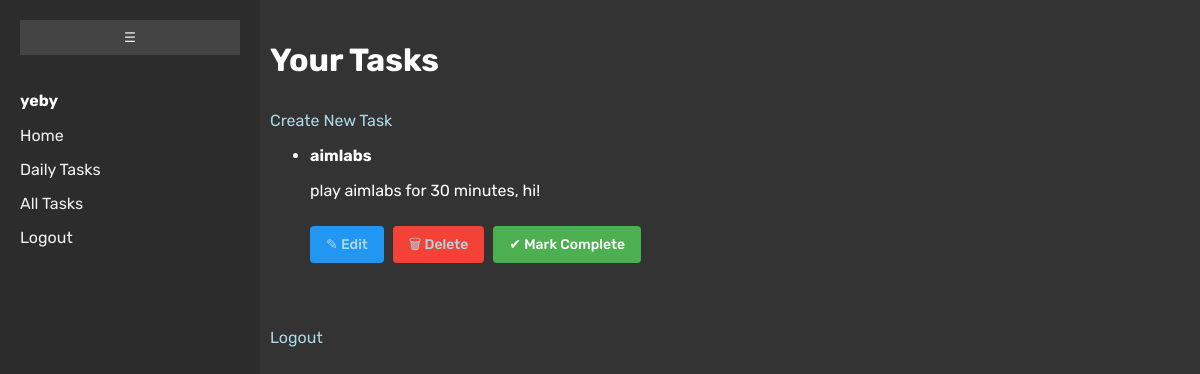
The page /tasks/ (signed in) on the database as committed earlier.
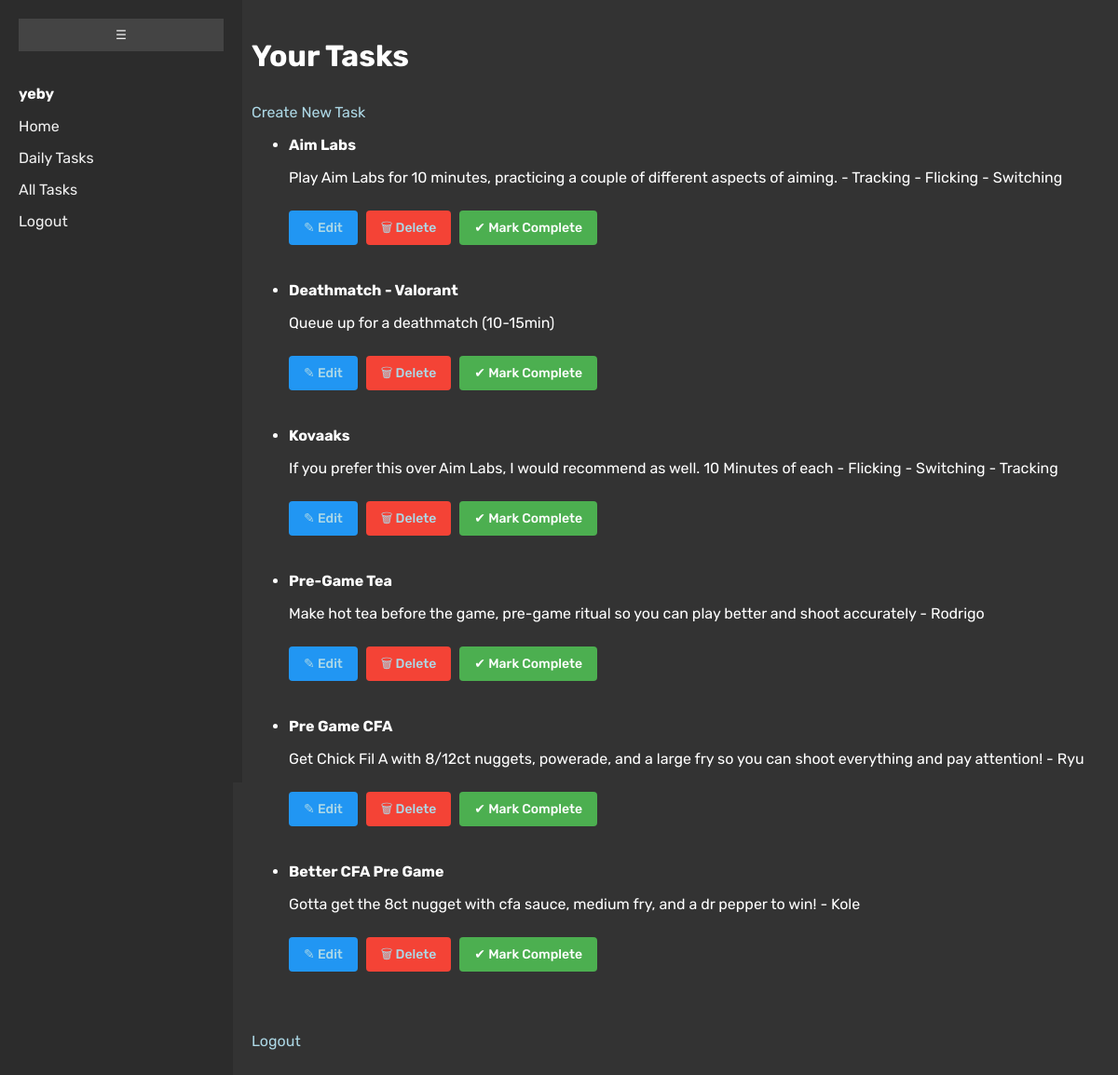
The same page on the database as committed later.
### tasks/models.py (models this page shows, shortened)
class Task(models.Model):
    user = models.ForeignKey(User, on_delete=models.CASCADE)
    title = models.CharField(max_length=255)
    description = models.TextField(blank=True)
    created_at = models.DateTimeField(auto_now_add=True)
    completed = models.BooleanField(default=False)
    is_daily = models.BooleanField(default=False)
    completed_at = models.DateTimeField(null=True, blank=True)

### tasks/views.py (the view)
# urls.py: path('', views.task_list, name='task_list'),
@login_required
def task_list(request):
    tasks = Task.objects.filter(user=request.user)
    return render(request, 'tasks/task_list.html', {'tasks': tasks})

### templates/tasks/task_list.html (shortened to what this page needs)
{% load static %}
<!DOCTYPE html>
<html>
    <head>
            <link rel="stylesheet" type="text/css" href="{% static 'css/style.css' %}">
            <link rel="stylesheet" type="text/css" href="{% static 'css/forms.css' %}">
    </head>
    <body>
        {% include 'partials/navbar.html' %}
        <div class="content">
        <h1>Your Tasks</h1>
        <a href="{% url 'task_create' %}">Create New Task</a>
        <ul>
            {% for task in tasks %}
                <li style="margin-bottom: 20px;">
                    <strong>{{ task.title }}</strong>
                    <p>{{ task.description }}</p>
                    <a href="{% url 'task_update' task.id %}" class="btn edit-btn">✎ Edit</a>
                    <a href="{% url 'task_delete' task.id %}" class="btn delete-btn">🗑 Delete</a>
                    {% if task.completed %}
                        <span style="color: #4CAF50;">✔ Completed</span>
                    {% else %}
                        <form method="POST" action="{% url 'task_complete' task.id %}" class="inline-form">
                            <button type="submit" class="btn complete-btn">✔ Mark Complete</button>
                        </form>
                    {% endif %}
                </li>
                <br>
            {% endfor %}
        </ul>
        <p><a href="{% url 'logout' %}">Logout</a></p>
        </div>
    </body>
</html>

### templates/partials/navbar.html (shortened to what this page needs)
{% load static %}
<div class="sidebar" id="sidebar">
  <button class="toggle-btn" id="toggleBtn">☰</button>
  {% if user.is_authenticated %}
    <p style="color: #fff; font-weight: bold;">{{ user.username }}</p>
    <a href="{% url 'home' %}"><span class="link-text">Home</span></a>
    <a href="{% url 'daily_tasks' %}"><span class="link-text">Daily Tasks</span></a>
    <a href="{% url 'task_list' %}"><span class="link-text">All Tasks</span></a>
    <a href="{% url 'logout' %}"><span class="link-text">Logout</span></a>
  {% else %}
    <a href="{% url 'home' %}"><span class="link-text">Home</span></a>
    <a href="{% url 'login' %}"><span class="link-text">Login</span></a>
    <a href="{% url 'signup' %}"><span class="link-text">Sign Up</span></a>
  {% endif %}
</div>

### static/css/style.css (style rules this page uses)
html, body { background-color: #2c2c2c; margin: 0; padding: 0; font-family: 'Rubik', sans-serif; }
.content { margin-left: 250px; padding: 20px; background-color: #333; min-height: 100vh; color: #fff; transition: margin-left 0.3s; }
.btn { display: inline-block; padding: 8px 16px; border: none; border-radius: 4px; text-decoration: none; font-weight: 500; color: white; cursor: pointer; margin-right: 5px; font-size: 14px; line-height: 1.5; transition: background-color 0.2s ease; }
.btn:where(button) { font-family: inherit; appearance: none; -webkit-appearance: none; background: none; }
.edit-btn { background-color: #2196F3; }
.delete-btn { background-color: #f44336; }
.complete-btn { background-color: #4CAF50; }
li form { display: inline; }

### static/css/forms.css (style rules this page uses)
html, body { margin: 0; padding: 0; font-family: 'Rubik', sans-serif; }
.content { margin-left: 250px; padding: 20px; background-color: #333; min-height: 100vh; color: #fff; transition: margin-left 0.3s; }
.content a { display: inline-block; margin-top: 10px; color: lightblue; text-decoration: none; }

### templates/partials/navbar.html (style rules this page uses)
.sidebar { width: 220px; height: 100vh; background-color: #2c2c2c; padding: 20px; position: fixed; top: 0; left: 0; transition: width 0.3s, padding 0.3s; overflow: hidden; font-family: 'Rubik', sans-serif; }
.sidebar p, .sidebar a { transition: opacity 0.3s, visibility 0.3s; }
.sidebar a { display: block; color: #f0f0f0; text-decoration: none; margin: 15px 0; }
.toggle-btn { background-color: #444; border: none; color: #f0f0f0; padding: 10px; cursor: pointer; width: 100%; text-align: center; margin-bottom: 20px; }

Rows that differ between the two databases and show on the page:
changed Task: title "aimlabs" → "Aim Labs"; description "play aimlabs for 30 minutes, hi!" → "Play Aim Labs for 10 minutes, practicing a couple of different aspects of aiming. - Tracking - Flicking - Switching"
added Task: title "Deathmatch - Valorant", description "Queue up for a deathmatch (10-15min)", completed "✔ Mark Complete"
added Task: title "Kovaaks", description "If you prefer this over Aim Labs, I would recommend as well. 10 Minutes of each - Flicking - Switching - Tracking", completed "✔ Mark Complete"
added Task: title "Pre-Game Tea", description "Make hot tea before the game, pre-game ritual so you can play better and shoot accurately - Rodrigo", completed "✔ Mark Complete"
added Task: title "Pre Game CFA", description "Get Chick Fil A with 8/12ct nuggets, powerade, and a large fry so you can shoot everything and pay attention! - Ryu", completed "✔ Mark Complete"
added Task: title "Better CFA Pre Game", description "Gotta get the 8ct nugget with cfa sauce, medium fry, and a dr pepper to win! - Kole", completed "✔ Mark Complete"
